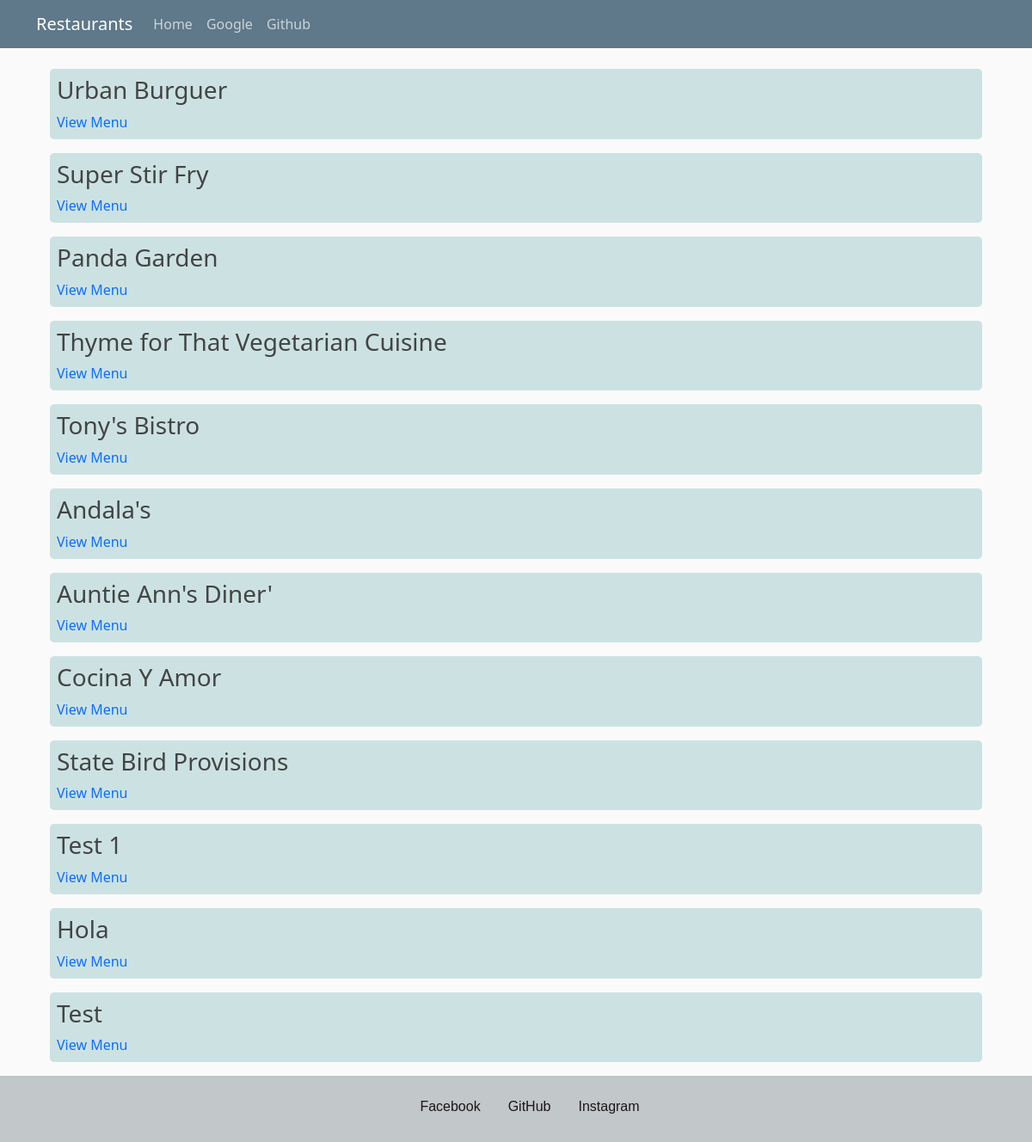
Page /restaurant on the committed database.
### restaurant_appf/models.py (models this page shows, shortened)
class Restaurant(db.Model):
    __tablename__ = 'restaurant'
    id = db.Column(db.Integer, primary_key=True)
    name = db.Column(db.String(250), nullable=False)
    user_id = db.Column(db.Integer, db.ForeignKey('user.id'))
    user = db.relationship(User)

### restaurant_appf/routes.py (the view)
@app.route('/')
@app.route('/restaurant')
def show_restaurants():
    restaurant = db.session.query(Restaurant).all()
    return render_template('restaurants.html', restaurant = restaurant)

### restaurant_appf/templates/restaurants.html (shortened to what this page needs)
{% extends "layout.html" %}
{% block content %}
<div class="main">
  {% for r in restaurant %}
    <div class="show_restaurants">
      <span><h3>{{r.name}}</h3></span>
      <div class="view_menu_button">
        <a href="{{url_for('show_menu', restaurant_id=r.id)}}">View Menu</a>
      </div>
    </div>
  {% endfor %}
</div>
{% endblock %}

### restaurant_appf/static/styles.css (style rules this page uses)
body { background: #fafafa; color: #333333; margin-top: 5rem; }
h1, h2, h3, h4, h5, h6 { color: #444444; }
.main_div, .menu_item, .show_restaurants { background-color: rgb(204, 226, 226); border-radius: 5px; margin: 1em; padding: 8px; }
span { margin: 0; font-weight: 500; }
a { text-decoration: none; }

### rows in the picture
Restaurant: name "Urban Burguer"
Restaurant: name "Super Stir Fry"
Restaurant: name "Panda Garden"
Restaurant: name "Thyme for That Vegetarian Cuisine"
Restaurant: name "Tony's Bistro"
Restaurant: name "Andala's"
Restaurant: name "Auntie Ann's Diner'"
Restaurant: name "Cocina Y Amor"
Restaurant: name "State Bird Provisions"
Restaurant: name "Test 1"
Restaurant: name "Hola"
Restaurant: name "Test"
